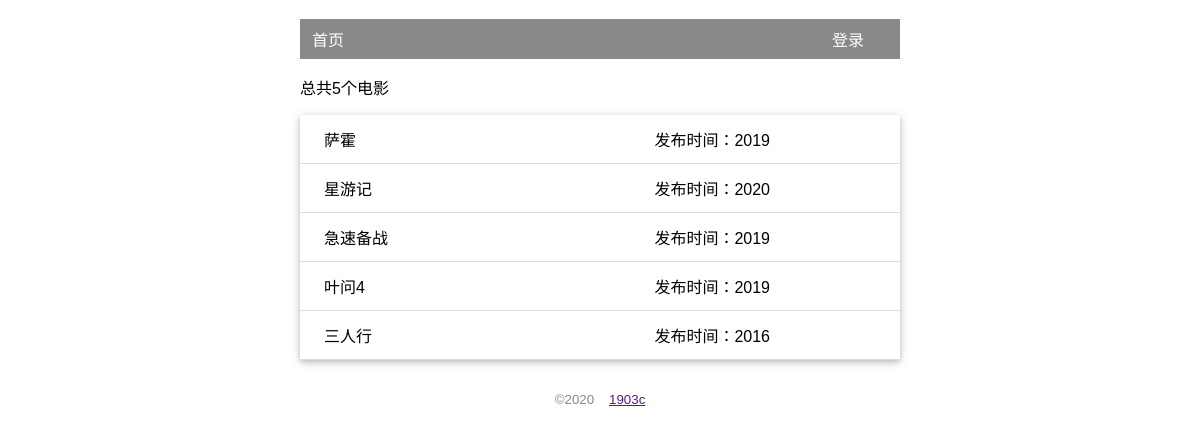
/, run on an earlier commit of the app's database.
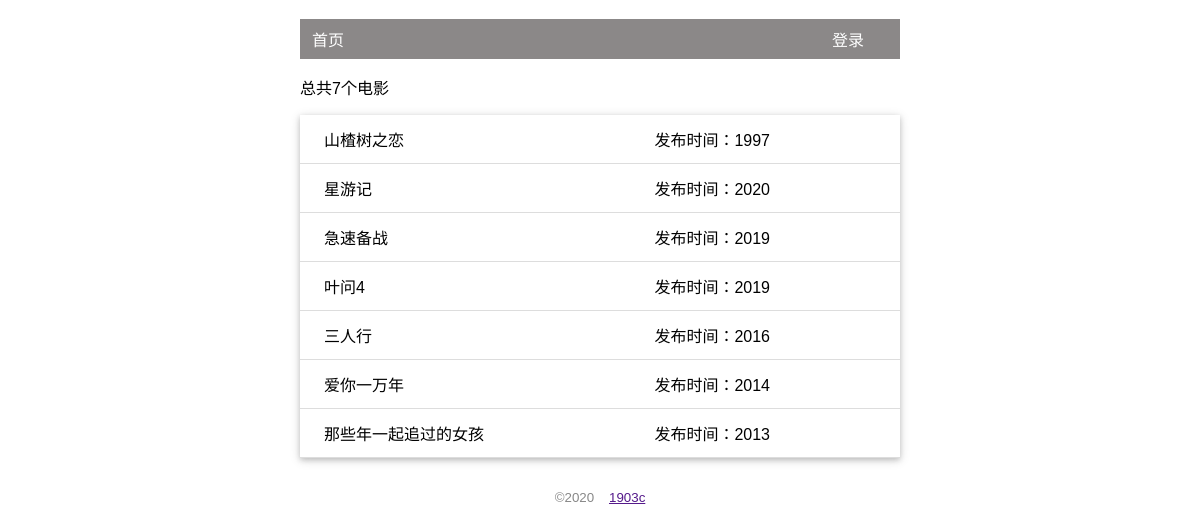
And on a later commit of the database.
### watchlist/models.py (models this page shows)
class Movie(db.Model):
    id = db.Column(db.Integer,primary_key=True)
    title = db.Column(db.String(60))
    year = db.Column(db.String(30))

### watchlist/views.py (the view, shortened to what this page needs)
@app.route('/',methods=['GET','POST'])
def index():
    movies = Movie.query.all()
    return render_template('index.html',movies=movies)

### watchlist/__init__.py (called while the page is built)
@app.context_processor
def common_user():
    from watchlist.models import User
    user = User.query.filter()  # 筛选出用户记录
    return dict(user=user)

### watchlist/templates/index.html (shortened to what this page needs)
{% extends 'base.html' %}
{% block content %}
<p>总共{{ movies|length }}个电影</p>
<ul class="movie_list">
    {% for movie in movies %}
        <li>
            <a href="http://v.baidu.com/v?word={{ movie.title }}&ct=301989888&rn=67&pn=0&db=0&s=0&fbl=800&ie=utf-8&oq={{ movie.title }}=3&rsp=0">
                {{ movie.title }}
            </a>
            <span class="sj">发布时间：{{ movie.year }}</span>
        </li>
    {% endfor %}
</ul>
{% endblock %}

### watchlist/templates/base.html (shortened to what this page needs)
<!DOCTYPE html>
<html>
<head>
    {% block head %}
    <link rel="stylesheet" href="{{ url_for('static',filename='css/style.css') }}">
    {% endblock %}
</head>
<body>
    <nav>
        <ul>
            <li>
                <a href="{{ url_for('index') }}">首页</a>
                <a href="{{ url_for('login') }}" class="ay1">登录</a>
            </li>
        </ul>
    </nav>
    {% block content %}{% endblock %}
    <footer>
        <small>&copy;2020&nbsp;&nbsp;&nbsp; <a href="">1903c</a></small>
    </footer>
</body>
</html>

### watchlist/static/css/style.css (style rules this page uses)
body { margin:0 auto; max-width: 600px; font-size: 16px; font-family: Arial, Helvetica, sans-serif; }
footer { color:#888; margin-top: 20px; text-align: center; padding: 10px; }
.movie_list { list-style-type:none; padding: 0; margin-bottom: 10px; box-shadow: 0 2px 5px 0 rgba(0, 0,0, 0.16),0 2px 10px 0 rgba(0, 0, 0, 0.16); }
.movie_list li { padding: 12px 24px; border-bottom: 1px solid #dddddd; position: relative; }
.movie_list a { text-decoration: none; color: black; }
.sj { float: right; position: absolute; right:130px; }
nav ul { list-style-type: none; margin:0; padding:0; overflow:hidden; background-color: #8b8888; }
nav li { float: left; position: relative; }
nav li a { display: block; color: white; text-align: center; padding: 8px 12px; text-decoration: none; float:left; }
.ay1 { position: absolute; right:-520px; }

What changed in the data, as far as the page shows it:
changed Movie: title "萨霍" → "山楂树之恋"; year "2019" → "1997"
added Movie: title "爱你一万年", year "2014"
added Movie: title "那些年一起追过的女孩", year "2013"
Also different on the page:
{{ movies|length }}: "5" → "7"
